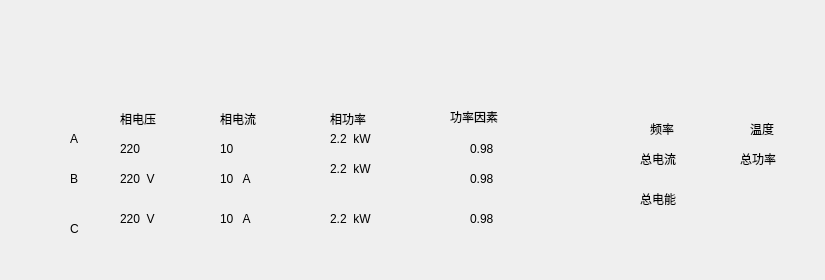
   <widget class="QWidget" name="page">
    <widget class="QLabel" name="label_49">
     <property name="geometry">
      <rect>
       <x>640</x>
       <y>150</y>
       <width>66</width>
       <height>17</height>
      </rect>
     </property>
     <property name="text">
      <string>总电流</string>
     </property>
    </widget>
    <widget class="QLabel" name="label_50">
     <property name="geometry">
      <rect>
       <x>650</x>
       <y>120</y>
       <width>31</width>
       <height>17</height>
      </rect>
     </property>
     <property name="text">
      <string>频率</string>
     </property>
    </widget>
    <widget class="QLabel" name="label_47">
     <property name="geometry">
      <rect>
       <x>750</x>
       <y>120</y>
       <width>66</width>
       <height>17</height>
      </rect>
     </property>
     <property name="text">
      <string>温度</string>
     </property>
    </widget>
    <widget class="QLabel" name="label_48">
     <property name="geometry">
      <rect>
       <x>740</x>
       <y>150</y>
       <width>66</width>
       <height>17</height>
      </rect>
     </property>
     <property name="text">
      <string>总功率</string>
     </property>
    </widget>
    <widget class="QLabel" name="label_46">
     <property name="geometry">
      <rect>
       <x>640</x>
       <y>190</y>
       <width>66</width>
       <height>17</height>
      </rect>
     </property>
     <property name="text">
      <string>总电能</string>
     </property>
    </widget>
    <widget class="QWidget" name="widget_7" native="true">
     <property name="geometry">
      <rect>
       <x>40</x>
       <y>80</y>
       <width>501</width>
       <height>191</height>
      </rect>
     </property>
     <widget class="QLabel" name="label_22">
      <property name="geometry">
       <rect>
        <x>430</x>
        <y>130</y>
        <width>66</width>
        <height>17</height>
       </rect>
      </property>
      <property name="text">
       <string>0.98</string>
      </property>
     </widget>
     <widget class="QLabel" name="label_19">
      <property name="geometry">
       <rect>
        <x>290</x>
        <y>80</y>
        <width>66</width>
        <height>17</height>
       </rect>
      </property>
      <property name="text">
       <string>2.2  kW</string>
      </property>
     </widget>
     <widget class="QLabel" name="label_6">
      <property name="geometry">
       <rect>
        <x>80</x>
        <y>30</y>
        <width>66</width>
        <height>17</height>
       </rect>
      </property>
      <property name="text">
       <string>相电压</string>
      </property>
     </widget>
     <widget class="QLabel" name="label_23">
      <property name="geometry">
       <rect>
        <x>290</x>
        <y>130</y>
        <width>66</width>
        <height>17</height>
       </rect>
      </property>
      <property name="text">
       <string>2.2  kW</string>
      </property>
     </widget>
     <widget class="QLabel" name="label_20">
      <property name="geometry">
       <rect>
        <x>290</x>
        <y>30</y>
        <width>66</width>
        <height>17</height>
       </rect>
      </property>
      <property name="text">
       <string>相功率</string>
      </property>
     </widget>
     <widget class="QLabel" name="label_17">
      <property name="geometry">
       <rect>
        <x>80</x>
        <y>130</y>
        <width>66</width>
        <height>17</height>
       </rect>
      </property>
      <property name="text">
       <string>220  V</string>
      </property>
     </widget>
     <widget class="QLabel" name="label_11">
      <property name="geometry">
       <rect>
        <x>30</x>
        <y>140</y>
        <width>31</width>
        <height>17</height>
       </rect>
      </property>
      <property name="text">
       <string>C</string>
      </property>
     </widget>
     <widget class="QLabel" name="label_21">
      <property name="geometry">
       <rect>
        <x>410</x>
        <y>27</y>
        <width>66</width>
        <height>20</height>
       </rect>
      </property>
      <property name="text">
       <string>功率因素</string>
      </property>
     </widget>
     <widget class="QLabel" name="label_10">
      <property name="geometry">
       <rect>
        <x>30</x>
        <y>90</y>
        <width>41</width>
        <height>17</height>
       </rect>
      </property>
      <property name="text">
       <string>B</string>
      </property>
     </widget>
     <widget class="QLabel" name="label_7">
      <property name="geometry">
       <rect>
        <x>80</x>
        <y>60</y>
        <width>66</width>
        <height>17</height>
       </rect>
      </property>
      <property name="text">
       <string>220</string>
      </property>
     </widget>
     <widget class="QLabel" name="label_18">
      <property name="geometry">
       <rect>
        <x>430</x>
        <y>90</y>
        <width>66</width>
        <height>17</height>
       </rect>
      </property>
      <property name="text">
       <string>0.98</string>
      </property>
     </widget>
     <widget class="QLabel" name="label_12">
      <property name="geometry">
       <rect>
        <x>180</x>
        <y>90</y>
        <width>66</width>
        <height>17</height>
       </rect>
      </property>
      <property name="text">
       <string>10   A</string>
      </property>
     </widget>
     <widget class="QLabel" name="label_5">
      <property name="geometry">
       <rect>
        <x>30</x>
        <y>50</y>
        <width>31</width>
        <height>17</height>
       </rect>
      </property>
      <property name="text">
       <string>A</string>
      </property>
     </widget>
     <widget class="QLabel" name="label_8">
      <property name="geometry">
       <rect>
        <x>180</x>
        <y>30</y>
        <width>66</width>
        <height>17</height>
       </rect>
      </property>
      <property name="text">
       <string>相电流</string>
      </property>
     </widget>
     <widget class="QLabel" name="label_15">
      <property name="geometry">
       <rect>
        <x>80</x>
        <y>90</y>
        <width>66</width>
        <height>17</height>
       </rect>
      </property>
      <property name="text">
       <string>220  V</string>
      </property>
     </widget>
     <widget class="QLabel" name="label_13">
      <property name="geometry">
       <rect>
        <x>430</x>
        <y>60</y>
        <width>66</width>
        <height>17</height>
       </rect>
      </property>
      <property name="text">
       <string>0.98</string>
      </property>
     </widget>
     <widget class="QLabel" name="label_14">
      <property name="geometry">
       <rect>
        <x>290</x>
        <y>50</y>
        <width>66</width>
        <height>17</height>
       </rect>
      </property>
      <property name="text">
       <string>2.2  kW</string>
      </property>
     </widget>
     <widget class="QLabel" name="label_16">
      <property name="geometry">
       <rect>
        <x>180</x>
        <y>130</y>
        <width>66</width>
        <height>17</height>
       </rect>
      </property>
      <property name="text">
       <string>10   A</string>
      </property>
     </widget>
     <widget class="QLabel" name="label_9">
      <property name="geometry">
       <rect>
        <x>180</x>
        <y>60</y>
        <width>66</width>
        <height>17</height>
       </rect>
      </property>
      <property name="text">
       <string>10</string>
      </property>
     </widget>
    </widget>
   </widget>
